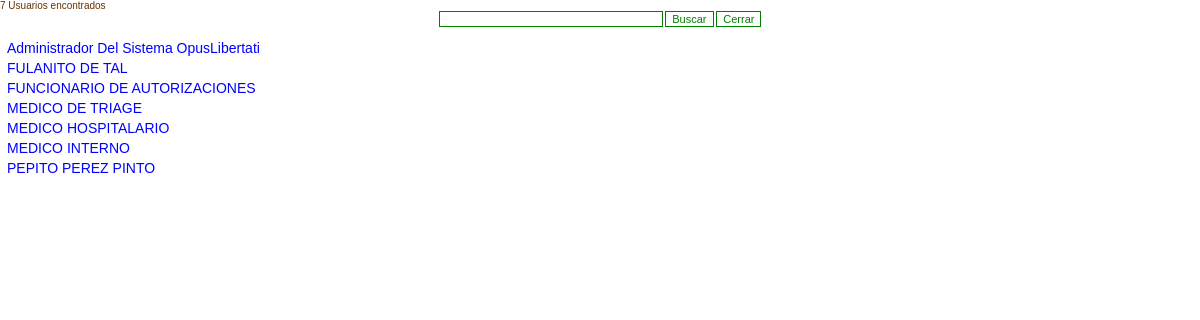
Screenshot of /suscriptores/presentacion/mostrar_suscriptor.php with the database file from the repository.
### tables this page shows
CREATE TABLE IF NOT EXISTS `d9_users` (
  `id` int(32) NOT NULL AUTO_INCREMENT,
  `username` varchar(255) NOT NULL DEFAULT '',
  `passwd` varchar(255) NOT NULL DEFAULT '',
  `id_grupo` int(11) NOT NULL DEFAULT '0',
  `id_empresa` int(11) NOT NULL DEFAULT '0',
  `email` varchar(255) NOT NULL DEFAULT '',
  `entkey` varchar(5) NOT NULL DEFAULT '',
  `rank` int(11) NOT NULL DEFAULT '0',
  `adddate` datetime NOT NULL DEFAULT '0000-00-00 00:00:00',
  `status` int(3) NOT NULL DEFAULT '0',
  `lastip` varchar(255) NOT NULL DEFAULT '',
  `lastdate` datetime NOT NULL DEFAULT '0000-00-00 00:00:00',
  `id_cliente` int(11) NOT NULL DEFAULT '0',
  `plan_beneficios` int(2) NOT NULL DEFAULT '0',
  `tipo_usuario` int(2) NOT NULL DEFAULT '0',
  `p_nombre` varchar(255) DEFAULT NULL,
  `s_nombre` varchar(255) DEFAULT NULL,
  `p_apellido` varchar(255) DEFAULT NULL,
  `s_apellido` varchar(255) NOT NULL DEFAULT '',
  `nombre_completo` varchar(254) NOT NULL DEFAULT '',
  `responsable_nombre` varchar(255) NOT NULL DEFAULT '',
  `responsable_id` int(11) NOT NULL,
  `responsable_direccion` varchar(255) NOT NULL DEFAULT '',
  `responsable_telefono` varchar(255) NOT NULL DEFAULT '',
  `fecha_nacimiento` date NOT NULL DEFAULT '0000-00-00',
  `medida_edad` set('1','2','3') NOT NULL DEFAULT '1',
  `documento_tipo` int(11) NOT NULL DEFAULT '0',
  `documento_numero` char(20) NOT NULL,
  `documento_expedicion` varchar(100) NOT NULL,
  `direccion` varchar(255) NOT NULL DEFAULT '',
  `barrio` varchar(255) NOT NULL DEFAULT '',
  `control` varchar(50) DEFAULT NULL,
  `ciudad` int(3) unsigned zerofill NOT NULL,
  `semanas_cotizadas` int(3) NOT NULL,
  `zona_residencia` set('U','R') NOT NULL DEFAULT 'U',
  `departamento` int(2) unsigned zerofill NOT NULL,
  `estado` varchar(255) NOT NULL DEFAULT '',
  `pais` varchar(255) NOT NULL DEFAULT '',
  `ciudad_extranjero` varchar(255) NOT NULL DEFAULT '',
  `genero` set('M','F') NOT NULL DEFAULT '',
  `estado_civil` int(11) NOT NULL DEFAULT '0',
  `escolaridad` int(11) NOT NULL DEFAULT '0',
  `titulo_profesional` varchar(255) NOT NULL DEFAULT '',
  `ocupacion` varchar(255) NOT NULL DEFAULT '',
  `cargo` varchar(255) NOT NULL DEFAULT '',
  `empresa` varchar(255) NOT NULL DEFAULT '',
  `telefono_celular` varchar(255) NOT NULL DEFAULT '',
  `telefono_fijo` varchar(255) NOT NULL DEFAULT '',
  `telefono_fijo_1` varchar(255) NOT NULL DEFAULT '',
  `fax` varchar(255) NOT NULL DEFAULT '',
  `web` varchar(255) NOT NULL DEFAULT '',
  `telefono_VoIP` varchar(255) NOT NULL DEFAULT '',
  `fotografia` mediumblob NOT NULL,
  `fotografia_tipo_archivo` varchar(255) NOT NULL DEFAULT '',
  `activos` char(3) NOT NULL DEFAULT '',
  `licencia` text NOT NULL,
  `licencia_fecha` int(20) DEFAULT '0',
  `ping` int(12) NOT NULL,
  `estrato` int(1) NOT NULL,
  `carnet` varchar(30) NOT NULL,
  PRIMARY KEY (`id`),
  UNIQUE KEY `documento_numero` (`documento_numero`),
  KEY `d9_users_ibfk_1` (`documento_tipo`),
  KEY `d9_users_ibfk_2` (`estado_civil`),
  KEY `grupo` (`id_grupo`),
  KEY `nombre_completo` (`nombre_completo`),
  FULLTEXT KEY `nombre_completo_2` (`nombre_completo`)
);

### suscriptores/presentacion/mostrar_suscriptor.php (the view, shortened to what this page needs)
 <html>
 <head>
<link href="../../estilos/estilo.css" rel="stylesheet" type="text/css">
<?
$link=Conectarse();
$apellido_suscriptor = $_POST['apellido_suscriptor'];
$suscriptor="'%%$apellido_suscriptor%%'";
$suscriptor_mayus=strtoupper($suscriptor);
$suscriptor_minus=strtolower($suscriptor);
$suscriptores_buscados = mysql_query("
SELECT `id` , `nombre_completo`
FROM `d9_users`
WHERE (nombre_completo LIKE $suscriptor_mayus) OR  (nombre_completo LIKE $suscriptor_minus) OR (documento_numero LIKE $suscriptor) $w_grupo ORDER BY nombre_completo  LIMIT 100",$link);
$cantidad=mysql_num_rows($suscriptores_buscados);
$filas=($cantidad*30);
if(mysql_num_rows($suscriptores_buscados)==0){
	$_SESSION['error']=1; ?>
	<script>
		window.location.href='seleccionar_usuario.php';
	</script>
<?
}
else{$_SESSION['error']=0;
?>
</head>
<body onload="javascript:resizeTo(500,<? echo $filas ?>)">
<? echo $cantidad ?> Usuarios encontrados
<center>
<form name='buscar' method=POST action='mostrar_usuario.php' ENCTYPE='multipart/form-data' onsubmit="return validar(this.form)">
				<input type='text' name='apellido_suscriptor' size="32" maxlength="32" onKeyPress="return acceptNum(event)">
				<input type='submit' name='button' TITLE='Pulse para Continuar'   value='Buscar'>
				<input type='submit' href="seleccionar_usuario.php" value="Cerrar" onclick=SoloCerrar();>
				</form>
</center>
	<table>
<?
	while ($row = mysql_fetch_row($suscriptores_buscados)){
	echo "<tr  onMouseOver=uno(this,'red'); onMouseOut=dos(this,'FFFFFF'); bgcolor=#FFFFFF ><td></td><td onMouseOver=uno(this,'#f5f3d7'); onMouseOut=dos(this,'FFFFFF'); bgcolor=#FFFFFF><a href=\"javascript:retornar_ID('$row[0]')\"  onsubmit=SoloCerrar(); >".$row[1]." ".$row[2]." ".$row[3]." ".$row[4]."</a></td><td></td></tr>";
	}
?>
	</table>
	</body>
	</html>
<?
}
?><?php

### estilos/estilo.css (style rules this page uses)
body { padding-top:0; background-attachment: fixed; background-repeat: no-repeat; background-position: bottom center; margin: 0px; text-align: justify; top: 0px; background-image: url(../images/fondo.jpg); font-family: Arial, Verdana, sans-serif; font-size: 10px; color: #663300; height: 100%; }
a { color: blue; font-size: 14px; font-family: arial; text-decoration: none; cursor:pointer; }
input { color: green; font-size: 11px; font-family: arial; background-color: #ffffff; border: green; border-style: solid; border-top-width: 1px; border-right-width: 1px; border-bottom-width: 1px; border-left-width: 1px; cursor:pointer; }
body { position: relative; }

### rows the page displays
d9_users: nombre_completo "Administrador Del Sistema OpusLibertati"
d9_users: nombre_completo "FULANITO DE TAL"
d9_users: nombre_completo "FUNCIONARIO DE AUTORIZACIONES"
d9_users: nombre_completo "MEDICO DE TRIAGE"
d9_users: nombre_completo "MEDICO HOSPITALARIO"
d9_users: nombre_completo "MEDICO INTERNO"
d9_users: nombre_completo "PEPITO PEREZ PINTO"

### other values shown
$cantidad "7"
